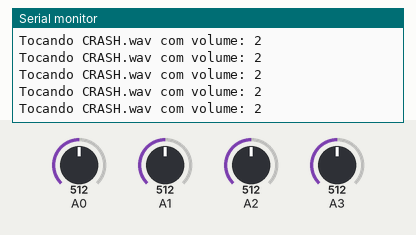
This sketch was run on a simulated Arduino Uno, built with avr-gcc and run on an emulated ATmega328P. Parts: the last lines printed to the serial monitor. The test bench sets the inputs (shaded band); at power-on: A0 = 512, A1 = 512, A2 = 512, A3 = 512. Storage starts empty; the audio player accepts every command and is not drawn.

Above: at 4.2 s.
4.3 s: A0 set to 317
At 4.36 s:
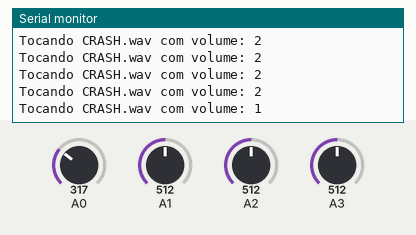
7.3 s: A0 set to 287
At 7.39 s:
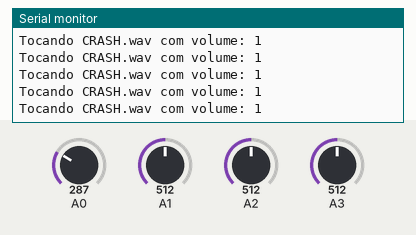
11.8 s: A1 set to 316
At 11.95 s:
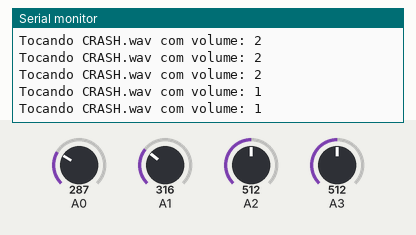

The sketch:

v_final.ino
```cpp
#include <SPI.h>
#include <SD.h>
#include "TMRpcm.h"

TMRpcm audio;

int limiar = 300;  // Limiar para detecção de batida

int minVolume = 1;      // Volume mínimo
int maxVolume = 6;      // Volume máximo

int atraso = 100;//tempo de delay entre sons
unsigned long lastTriggerTime = 0;

const int numeroDeSensores = 4;//Seta o numero de sensores utilizados
int pad[numeroDeSensores];

void setup() {
  Serial.begin(9600);

  if (!SD.begin()) {
    Serial.println("Houve um erro ao iniciar o módulo do cartão SD!");
    while (true); // Fica parado aqui.
  }
  Serial.println("Módulo SD iniciado com sucesso!");

  printDirectory(SD.open("/"), 0);

  audio.speakerPin = 9;
  audio.setVolume(5);   // Volume inicial
  audio.quality(1);
}

void loop() {
  pad[0] = analogRead(0);///salva o valor maximo obtido pelo piezo no vetor pad
  pad[1] = analogRead(1);
  pad[2] = analogRead(2);
  pad[3] = analogRead(3);

  if ((pad[0] > limiar) && (millis() - lastTriggerTime > atraso)) {
    int volume = map(pad[0], limiar, 1023, minVolume, maxVolume);
    audio.setVolume(volume);
    audio.play("CRASH.wav");
    Serial.print("Tocando CRASH.wav com volume: ");
    Serial.println(volume);
    lastTriggerTime = millis();
    delay(atraso);
  } else if ((pad[1] > limiar) && (millis() - lastTriggerTime > atraso)) {
    int volume = map(pad[1], limiar, 1023, minVolume, maxVolume);
    audio.setVolume(volume);
    audio.play("CRASH.wav");
    Serial.print("Tocando CRASH.wav com volume: ");
    Serial.println(volume);
    lastTriggerTime = millis();
    delay(atraso);
  } else if ((pad[2] > limiar) && (millis() - lastTriggerTime > atraso)) {
    int volume = map(pad[2], limiar, 1023, minVolume, maxVolume);
    audio.setVolume(volume);
    audio.play("SNARE.wav");
    Serial.print("Tocando SNARE.wav com volume: ");
    Serial.println(volume);
    lastTriggerTime = millis();
    delay(atraso);
  } else if ((pad[3] > limiar) && (millis() - lastTriggerTime > atraso)) {
    int volume = map(pad[3], limiar, 1023, minVolume, maxVolume);
    audio.setVolume(volume);
    audio.play("SNARE.wav");
    Serial.print("Tocando SNARE.wav com volume: ");
    Serial.println(volume);
    lastTriggerTime = millis();
    delay(atraso);
  }
}

void printDirectory(File dir, int numTabs) {
  while (true) {

    File entry =  dir.openNextFile();
    if (! entry) {
      // no more files
      break;
    }
    for (uint8_t i = 0; i < numTabs; i++) {
      Serial.print('\t');
    }
    Serial.print(entry.name());
    if (entry.isDirectory()) {
      Serial.println("/");
      printDirectory(entry, numTabs + 1);
    } else {
      // files have sizes, directories do not
      Serial.print("\t\t");
      Serial.println(entry.size(), DEC);
    }
    entry.close();
  }
}
```

Measured:
- after the input at 4.3 s, the serial monitor: prints a new line after 0.05 s (image 1)
- after the input at 11.8 s, the serial monitor: prints a new line at once (image 3)
